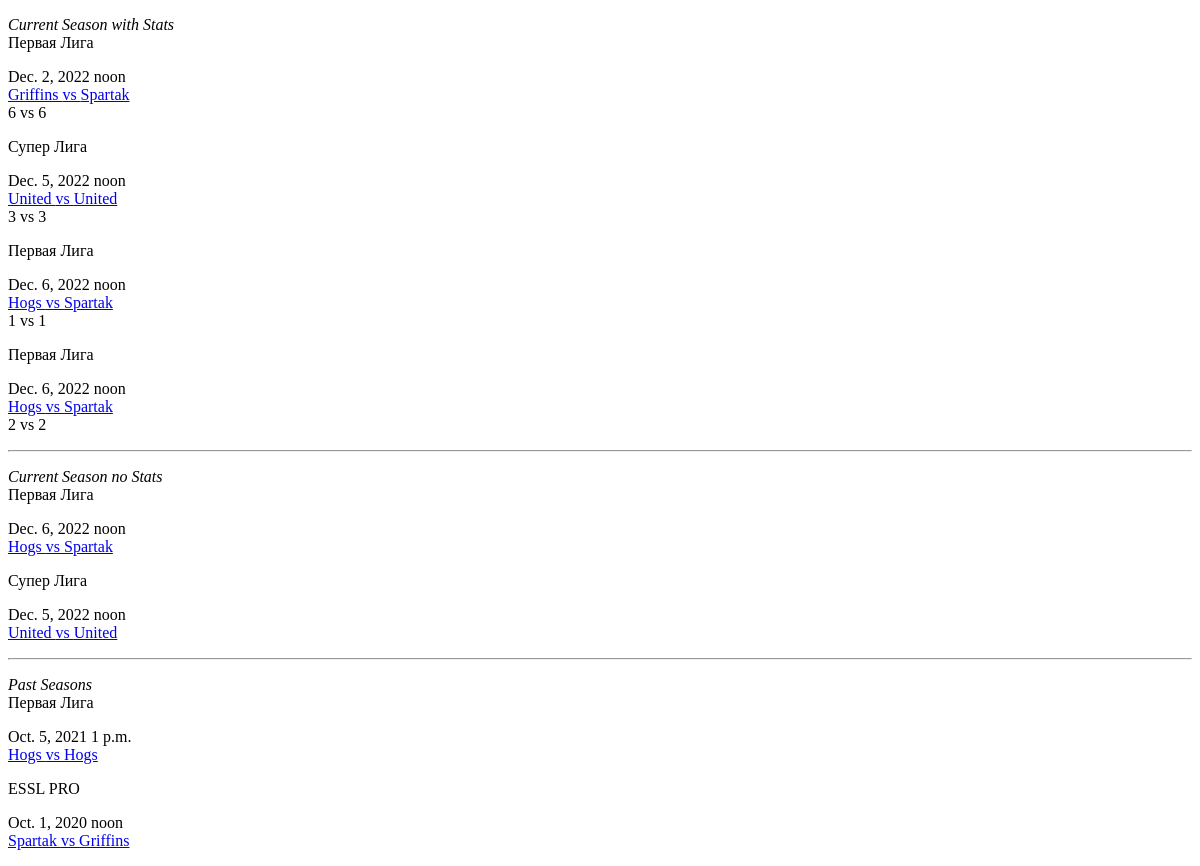
/matches/, run on an earlier commit of the app's database.
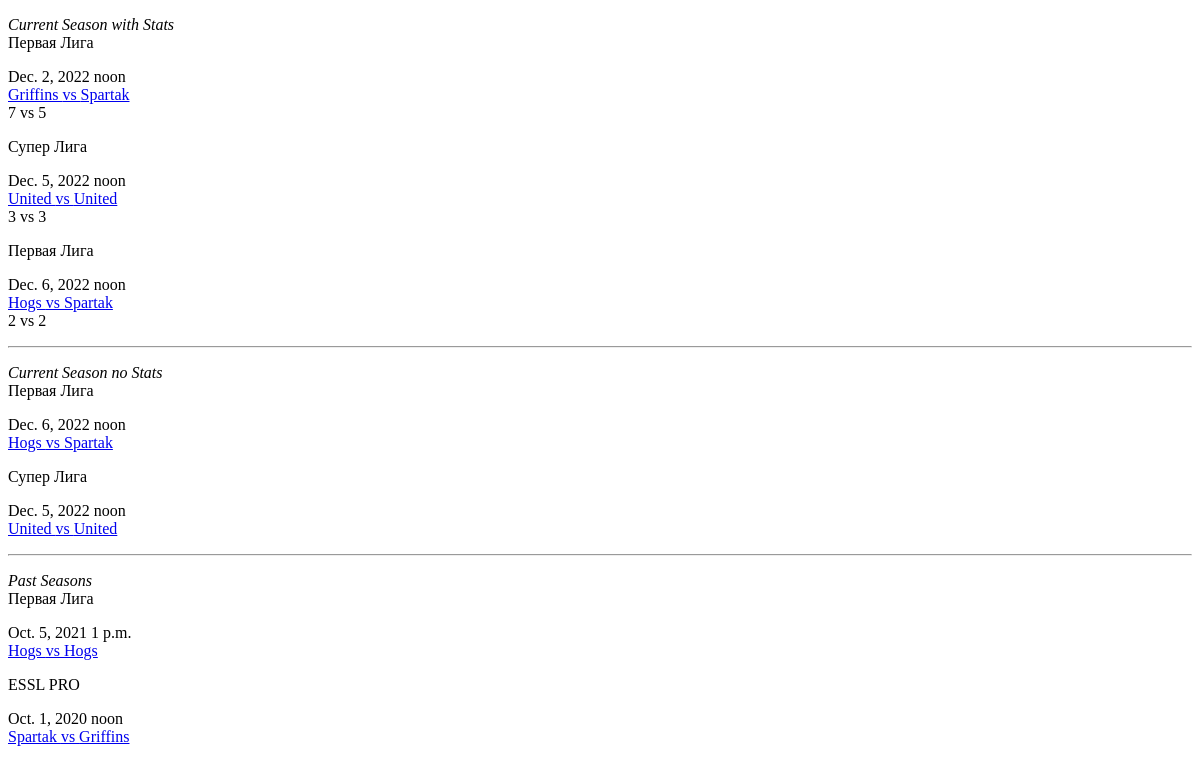
And on a later commit of the database.
### stats/models.py (models this page shows, shortened)
class StatsMatchOnline(models.Model):
    match = models.ForeignKey(Match, on_delete=models.CASCADE, blank=False)
    score_team_a = models.IntegerField(default=0)
    score_team_b = models.IntegerField(default=0)
    class Meta:
        verbose_name = "Match Stats Online"

### matches/models.py (models this page shows, shortened)
class Match(models.Model):
    season = models.ForeignKey(Season, on_delete=models.SET_NULL, null=True)
    tournament = models.ForeignKey(Tournament, on_delete=models.SET_NULL, null=True)
    is_playoff = models.BooleanField(name='Match Type', verbose_name='Playoff Match', default=False)
    date = models.DateField(blank=False)
    time = models.TimeField(blank=False, default='12:00:00')
    place = models.CharField(max_length=200, default='City and Stadium')
    field_length = models.IntegerField(default=90)
    team_a = models.ForeignKey(Team, on_delete=models.SET_NULL, null=True, related_name='team_a')
    team_b = models.ForeignKey(Team, on_delete=models.SET_NULL, null=True, related_name='team_b')
    class Meta:
        verbose_name = "Match"
        verbose_name_plural = "Matches"
        ordering = ['season', '-date']
    def get_absolute_url(self):
        return reverse('match_page', kwargs={
            'match_id': self.pk,
            'tournament': self.tournament.name,
            'season': self.season.year
        })

### tournaments/models.py (models this page shows, shortened)
class Tournament(models.Model):
    season = models.ManyToManyField(Season)
    name = models.CharField(max_length=100, blank=False)
    description = models.TextField(max_length=200, blank=True)
    def __str__(self):
        return f'{self.name}'
    class Meta:
        verbose_name = "Tournament"
        verbose_name_plural = "Tournament"
        ordering = ['-name']

### teams/models.py (models this page shows, shortened)
class Team(models.Model):
    name = models.CharField(max_length=250, blank=False)
    tournament = models.ForeignKey(Tournament, null=True, on_delete=models.SET_NULL)
    description = models.TextField(max_length=200, blank=True)
    class Meta:
        verbose_name = "Team"
        verbose_name_plural = "Teams"
        ordering = ['-tournament']

### matches/views.py (the view)
# urls.py: path('', MatchList.as_view(), name='match_list')  # matches list
class MatchList(View):
    def get(self, request):
        current_tournament_matches = Match.objects.filter(season__current_season=True)
        matches_stats = StatsMatchOnline.objects.filter(match__id__in=current_tournament_matches)
        matches_no_stats = current_tournament_matches.exclude(id__in=matches_stats)
        return render(request, 'matches/matches_list.html',
                      {
                          'current_tournament_matches': current_tournament_matches,
                          'other_seasons_matches': _get_other_tournaments_matches().filter(
                              season__current_season=False),
                          'matches_stats': matches_stats,
                          'matches_no_stats': matches_no_stats,
                      })

### matches/models.py (called while the page is built)
def _get_other_tournaments_matches():
    return Match.objects.filter(tournament__in=_get_other_years_tournaments())

### seasons/models.py (called while the page is built)
def _get_other_seasons():
    return Season.objects.filter(current_season=False)

### tournaments/models.py (called while the page is built)
def _get_other_years_tournaments():
    return Tournament.objects.filter(season__in=_get_other_seasons())

### templates/matches/matches_list.html (shortened to what this page needs)
<!DOCTYPE html>
<html lang="en">
<head>
</head>
<body>
<p><i>Current Season with Stats</i>
<br>{% for stats in matches_stats %} {{ stats.match.tournament }}
    <p>
    {{ stats.match.date }} {{ stats.match.time }}
    <br><a href={{ stats.match.get_absolute_url }}>
    {{ stats.match.team_a.name }} vs {{ stats.match.team_b.name }}</a>
    <br>{{ stats.score_team_a }} vs {{ stats.score_team_b }}
</p>
{% endfor %}
<hr>
</p>
<p><i>Current Season no Stats</i>
<br>{% for no_stats in matches_no_stats %} {{ no_stats.tournament.name }}
    <p>
    {{ no_stats.date }} {{ no_stats.time }}
    <br><a href={{ no_stats.get_absolute_url }}>
    {{ no_stats.team_a.name }} vs {{ no_stats.team_b.name }}</a>
</p>
{% endfor %}
<hr>
</p>
<p><i>Past Seasons</i>
<br>{% for match in other_seasons_matches %} {{ match.tournament }}
    <p>
    {{ match.date }} {{ match.time }}
    <br><a href={{ match.get_absolute_url }}>{{ match.team_a.name }} vs {{ match.team_b.name }}</a>
    </p>
{% endfor %}
</p>
</body>
</html>

What changed in the data, as far as the page shows it:
removed StatsMatchOnline: match.tournament "Первая Лига", match "Dec. 6, 2022", match.time "noon", match.team_a.name "Hogs", match.team_b.name "Spartak", score_team_a "1", score_team_b "1"
changed StatsMatchOnline "Dec. 2, 2022": score_team_a "6" → "7"; score_team_b "6" → "5"
